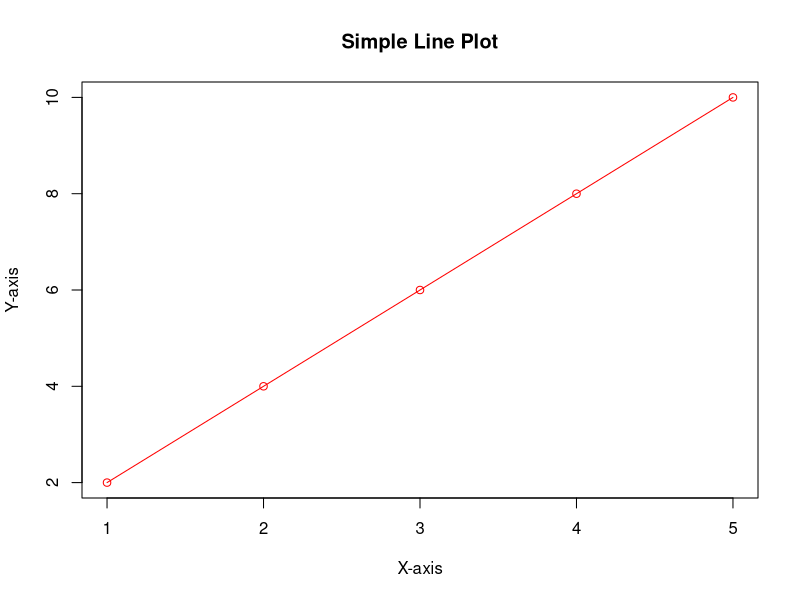

Write the R code that produced this figure.
#new file
# Create data
x <- c(1, 2, 3, 4, 5)
y <- c(2, 4, 6, 8, 10)

# Plot the data
plot(x, y, type = "o", col = "red", main = "Simple Line Plot", xlab = "X-axis", ylab = "Y-axis")

